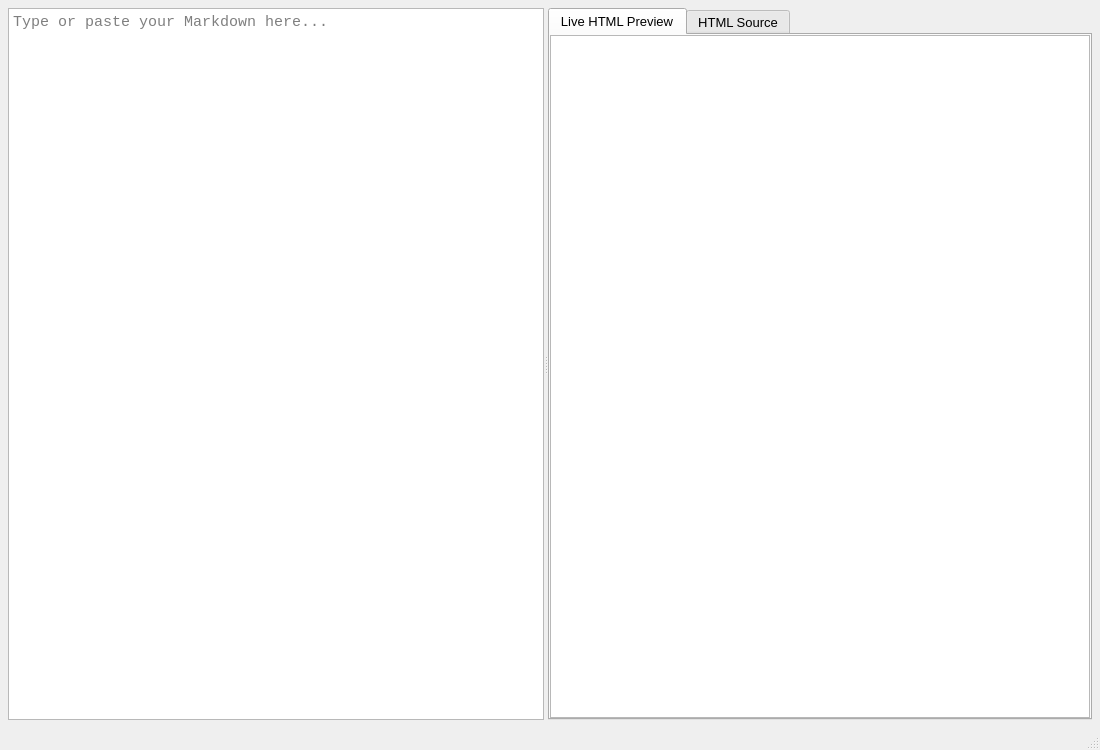
<?xml version="1.0" encoding="UTF-8"?>
<ui version="4.0">
 <class>MainWindow</class>
 <widget class="QMainWindow" name="MainWindow">
  <property name="geometry">
   <rect>
    <x>0</x>
    <y>0</y>
    <width>1100</width>
    <height>750</height>
   </rect>
  </property>
  <property name="windowTitle">
   <string>Markdown to HTML Converter</string>
  </property>
  <widget class="QWidget" name="centralwidget">
   <layout class="QVBoxLayout" name="verticalLayout">
    <property name="spacing">
     <number>6</number>
    </property>
    <property name="leftMargin">
     <number>8</number>
    </property>
    <property name="topMargin">
     <number>8</number>
    </property>
    <property name="rightMargin">
     <number>8</number>
    </property>
    <property name="bottomMargin">
     <number>8</number>
    </property>
    <item>
     <widget class="QSplitter" name="splitter">
      <property name="orientation">
       <enum>Qt::Horizontal</enum>
      </property>
      <widget class="QWidget" name="editorContainer" native="true">
       <layout class="QVBoxLayout" name="editorLayout">
        <property name="leftMargin">
         <number>0</number>
        </property>
        <property name="topMargin">
         <number>0</number>
        </property>
        <property name="rightMargin">
         <number>0</number>
        </property>
        <property name="bottomMargin">
         <number>0</number>
        </property>
        <item>
         <widget class="QPlainTextEdit" name="markdownEdit">
          <property name="font">
           <font>
            <family>Consolas</family>
            <pointsize>11</pointsize>
           </font>
          </property>
          <property name="placeholderText">
           <string>Type or paste your Markdown here...</string>
          </property>
         </widget>
        </item>
       </layout>
      </widget>
      <widget class="QTabWidget" name="tabWidget">
       <property name="font">
        <font>
         <family>Segoe UI</family>
         <pointsize>10</pointsize>
        </font>
       </property>
       <property name="currentIndex">
        <number>0</number>
       </property>
       <widget class="QWidget" name="previewTab">
        <attribute name="title">
         <string>Live HTML Preview</string>
        </attribute>
        <layout class="QVBoxLayout" name="previewLayout">
         <property name="leftMargin">
          <number>0</number>
         </property>
         <property name="topMargin">
          <number>0</number>
         </property>
         <property name="rightMargin">
          <number>0</number>
         </property>
         <property name="bottomMargin">
          <number>0</number>
         </property>
         <item>
          <widget class="QTextBrowser" name="htmlPreview">
           <property name="font">
            <font>
             <family>Segoe UI</family>
             <pointsize>11</pointsize>
            </font>
           </property>
           <property name="openExternalLinks">
            <bool>true</bool>
           </property>
          </widget>
         </item>
        </layout>
       </widget>
       <widget class="QWidget" name="sourceTab">
        <attribute name="title">
         <string>HTML Source</string>
        </attribute>
        <layout class="QVBoxLayout" name="sourceLayout">
         <property name="leftMargin">
          <number>0</number>
         </property>
         <property name="topMargin">
          <number>0</number>
         </property>
         <property name="rightMargin">
          <number>0</number>
         </property>
         <property name="bottomMargin">
          <number>0</number>
         </property>
         <item>
          <widget class="QPlainTextEdit" name="htmlSource">
           <property name="font">
            <font>
             <family>Consolas</family>
             <pointsize>10.5</pointsize>
            </font>
           </property>
           <property name="readOnly">
            <bool>true</bool>
           </property>
           <property name="placeholderText">
            <string>HTML source code will appear here...</string>
           </property>
          </widget>
         </item>
        </layout>
       </widget>
      </widget>
     </widget>
    </item>
   </layout>
  </widget>
  <widget class="QMenuBar" name="menubar">
   <property name="geometry">
    <rect>
     <x>0</x>
     <y>0</y>
     <width>1100</width>
     <height>22</height>
    </rect>
   </property>
  </widget>
  <widget class="QStatusBar" name="statusbar"/>
 </widget>
 <resources/>
 <connections/>
</ui>
